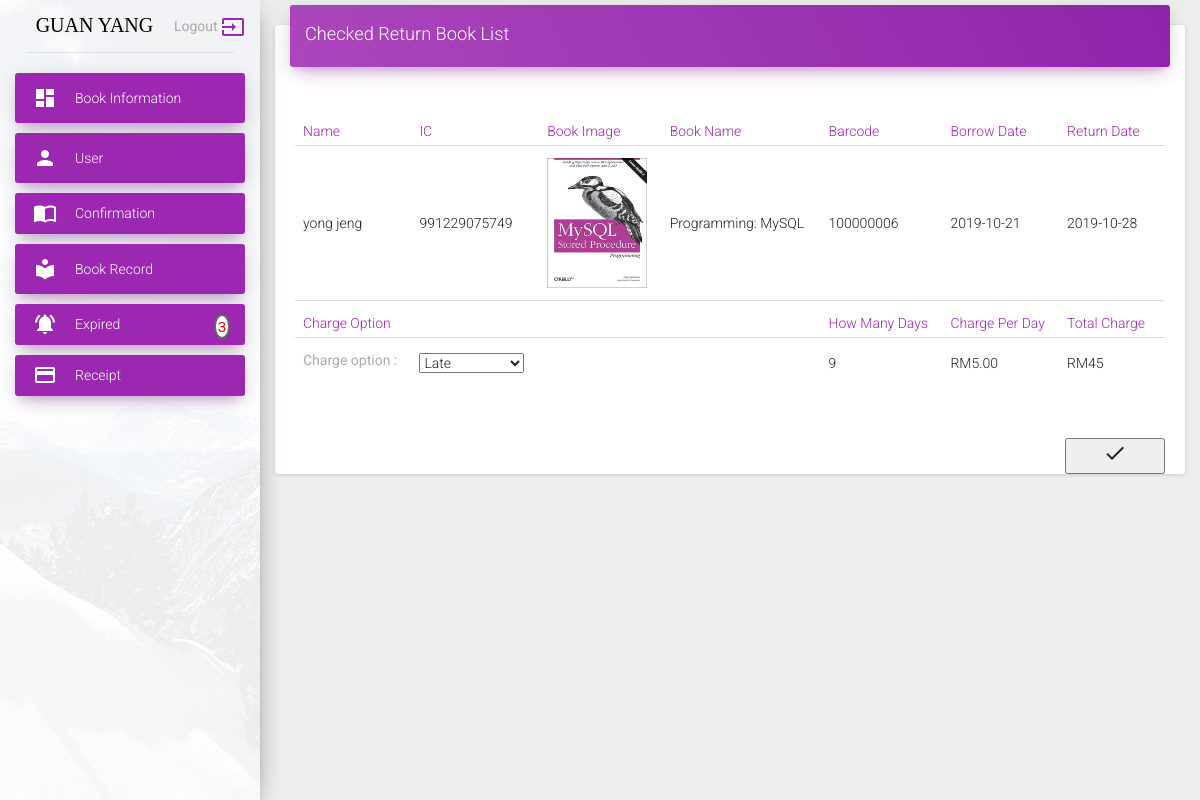
The page /examples/checked_return.php?id=2&bid=6 (signed in) on the database its author committed.
### tables this page shows
CREATE TABLE `borrow` (
  `id` int(11) NOT NULL,
  `member_id` varchar(50) DEFAULT NULL,
  `book_id` varchar(50) DEFAULT NULL,
  `collect_date` varchar(50) DEFAULT NULL,
  `borrow_date` varchar(50) DEFAULT NULL,
  `return_date` varchar(50) DEFAULT NULL,
  `created_borrow` varchar(50) DEFAULT NULL,
  `created_return` varchar(50) DEFAULT NULL,
  `status` varchar(50) DEFAULT NULL,
  `return_days` varchar(50) DEFAULT NULL,
  `return_status` varchar(50) DEFAULT NULL,
  `pay_price` varchar(50) DEFAULT NULL,
  `daypass` int(11) NOT NULL
);

CREATE TABLE `member` (
  `id` int(11) NOT NULL,
  `username` varchar(50) DEFAULT NULL,
  `password` varchar(50) DEFAULT NULL,
  `name` varchar(50) DEFAULT NULL,
  `email` varchar(50) DEFAULT NULL,
  `phone` varchar(11) DEFAULT NULL,
  `address` varchar(100) DEFAULT NULL,
  `ic` varchar(12) DEFAULT NULL,
  `created_by` varchar(50) DEFAULT NULL,
  `updated_by` varchar(50) DEFAULT NULL,
  `status` varchar(50) DEFAULT 'active'
);

CREATE TABLE `book` (
  `id` int(11) NOT NULL,
  `name` varchar(50) DEFAULT NULL,
  `author` varchar(50) DEFAULT NULL,
  `price` varchar(50) DEFAULT NULL,
  `image` varchar(100) DEFAULT NULL,
  `language` varchar(50) DEFAULT NULL,
  `status` varchar(50) DEFAULT 'active'
);

CREATE TABLE `book_detail` (
  `id` int(11) NOT NULL,
  `book_id` varchar(50) DEFAULT NULL,
  `barcode` varchar(50) DEFAULT NULL,
  `created_date` varchar(50) DEFAULT NULL,
  `created_by` varchar(50) DEFAULT NULL,
  `status` varchar(50) DEFAULT NULL
);

### examples/checked_return.php (the view, shortened to what this page needs)
<?php
include_once("../connection/db.php");
mysqli_set_charset($conn, 'utf8');
$date = date('Y-m-d');
    $select = "SELECT o.id oid,m.name mname,m.ic mic,b.image bimage,b.name bname,bd.barcode barcode,o.borrow_date borrow_date,o.return_date return_date,o.status ostatus,b.price bprice FROM borrow o
           INNER JOIN member m ON m.id = o.member_id
           INNER JOIN book_detail bd ON bd.id = o.book_id
           INNER JOIN book b ON b.id = bd.book_id
           WHERE o.status = 'return' AND o.id = '".$_GET['id']."'ORDER BY o.collect_date ASC ";
    $result = mysqli_query($conn,$select);
?>
<!doctype html>
<html lang="en">
<head>
    <link href="../assets/css/bootstrap.min.css" rel="stylesheet" />
    <link href="../assets/css/material-dashboard.css?v=1.2.0" rel="stylesheet" />
    <link href="../assets/css/demo.css" rel="stylesheet" />
    <link href="http://maxcdn.bootstrapcdn.com/font-awesome/latest/css/font-awesome.min.css" rel="stylesheet">
</head>
<body>
    <div class="wrapper">
        <div class="sidebar" data-color="purple" data-image="../assets/img/sidebar-1.jpg">
            <?
            include("../sidebar.php");
            ?>
        </div>
        <div class="main-panel">
                <div class="container-fluid">
                    <div class="row">
                        <div class="col-md-12">
                            <div class="card">
                                <div class="card-header" data-background-color="purple">
                                    <h4 class="title">Checked Return Book List</h4>
                                </div>
                                <form action="collect.php?id=<?php echo $_GET['id'];?>&bid=<?php echo $_GET['bid'];?>&status=return" method="post" role="form">
                                <div class="card-content table-responsive">
                                    <table class="table">
                                        <thead class="text-primary">
                                            <th>Name</th>
                                            <th>IC</th>
                                            <th>Book Image</th>
                                            <th>Book Name</th>
                                            <th>Barcode</th>
                                            <th>Borrow Date</th>
                                            <th>Return Date</th>
                                        </thead>
                                        <tbody id="myTable">
                                        <?php
										$row = mysqli_fetch_assoc($result);
                                        $return_date = $row['return_date'];
                                        $date3 = date_create("$date");
                                        $returndate = date_create("$return_date");
                                        $diff = date_diff($date3,$returndate);
                                        $many_days = $diff->d;
                                        $datetime1 = time();
                                        $datetime2 = strtotime($return_date);
                                        $between = $datetime1 - $datetime2;
                                        $count_days = round($between / (60 * 60 * 24));
                                        if($date > $return_date){
                                            $paylateprice = $diff->d * 5;
                                        }else{
                                            $paylateprice = "0";
                                        }
										?>
                                            <tr>
                                                <td><?php echo $row['mname'] ?></td>
                                                <td><?php echo $row['mic'] ?></td>
                                                <td><img style="height:130px; width:100px;" src="<?php echo
										             $row['bimage']; ?>"></td>
                                                <td><?php echo $row['bname'] ?></td>
                                                <td><?php echo $row['barcode'] ?></td>
                                                <td><?php echo $row['borrow_date'] ?></td>
                                                <td><?php echo $row['return_date'] ?></td>
                                            </tr>
                                        <thead class="text-primary">
                                        <th>Charge Option</th>
                                        <th></th>
                                        <th></th>
                                        <th></th>
                                        <th>How Many Days</th>
                                        <th>Charge Per Day</th>
                                        <th>Total Charge</th>
                                        </thead>
                                        <tr>
                                        <td>
                                        <label>Charge option :</label>
                                        </td>
                                        <td><select name="return_status" id="return_status">
                                        <option value="late_price" <?php if($count_days > 0) echo 'selected="selected"';?>>Late</option>
                                        </select></td>
                                        <td></td>
                                        <td></td>
                                        <td id="days" style="visibility:hidden;"><?php if($date > $return_date){ echo $many_days; }else{ echo 0; } ?></td>
                                        <td id="chargeprice" style="visibility:hidden;">RM5.00</td>
                                        <td>
                                        <span id="lateprice" style="visibility:hidden;"><?php echo "RM".$paylateprice; ?>
                                        </span>
                                        </td>
                                        </tr>
                                        </tbody id="myTable">
                                    </table>
                                    <button type="submit" value="sumbit" name="sumbit" style="float:right;
                                      width:100px; margin-top:50px;">
                                          <i class="material-icons">done</i>
                                     </button>
                                </div>
                                </form>
                            </div>
                        </div>
                    </div>
                </div>
        </div>
    </div>
</body>
</html>

### rows shown on the page
borrow: member.name "yong jeng", member.ic "991229075749", book.image (picture), book.name "Programming: MySQL", book_detail.barcode "100000006", borrow_date "2019-10-21", return_date "2019-10-28", return_status "Late", return_date "9", return_date "45"

### other values the page prints
$_SESSION['name'] "GUAN YANG"
$rows1 "3"
